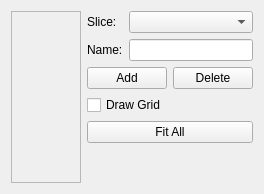
      <widget class="QWidget" name="tab_slice">
       <attribute name="title">
        <string>Slice</string>
       </attribute>
       <layout class="QHBoxLayout" name="horizontalLayout_9" stretch="3,1">
        <item>
         <widget class="QScrollArea" name="scrollArea_slice">
          <property name="widgetResizable">
           <bool>true</bool>
          </property>
          <widget class="QWidget" name="scrollAreaWidgetContents">
           <property name="geometry">
            <rect>
             <x>0</x>
             <y>0</y>
             <width>616</width>
             <height>525</height>
            </rect>
           </property>
          </widget>
         </widget>
        </item>
        <item>
         <layout class="QVBoxLayout" name="verticalLayout_2">
          <property name="bottomMargin">
           <number>0</number>
          </property>
          <item>
           <layout class="QGridLayout" name="gridLayout">
            <item row="0" column="0">
             <widget class="QLabel" name="label_8">
              <property name="text">
               <string>Slice:</string>
              </property>
             </widget>
            </item>
            <item row="0" column="1">
             <widget class="QComboBox" name="comboBox_slice_list"/>
            </item>
            <item row="1" column="1">
             <widget class="QLineEdit" name="lineEdit_slice_name"/>
            </item>
            <item row="1" column="0">
             <widget class="QLabel" name="label_9">
              <property name="text">
               <string>Name:</string>
              </property>
             </widget>
            </item>
           </layout>
          </item>
          <item>
           <layout class="QHBoxLayout" name="horizontalLayout_10">
            <property name="bottomMargin">
             <number>0</number>
            </property>
            <item>
             <widget class="QPushButton" name="pushButton_slice_add">
              <property name="text">
               <string>Add</string>
              </property>
             </widget>
            </item>
            <item>
             <widget class="QPushButton" name="pushButton_slice_delete">
              <property name="text">
               <string>Delete</string>
              </property>
             </widget>
            </item>
           </layout>
          </item>
          <item>
           <widget class="QCheckBox" name="checkBox_slice_draw_grid">
            <property name="text">
             <string>Draw Grid</string>
            </property>
           </widget>
          </item>
          <item>
           <widget class="QPushButton" name="pushButton_slice_fit_all">
            <property name="text">
             <string>Fit All</string>
            </property>
           </widget>
          </item>
          <item>
           <spacer name="verticalSpacer_2">
            <property name="orientation">
             <enum>Qt::Vertical</enum>
            </property>
            <property name="sizeHint" stdset="0">
             <size>
              <width>20</width>
              <height>40</height>
             </size>
            </property>
           </spacer>
          </item>
         </layout>
        </item>
       </layout>
      </widget>
